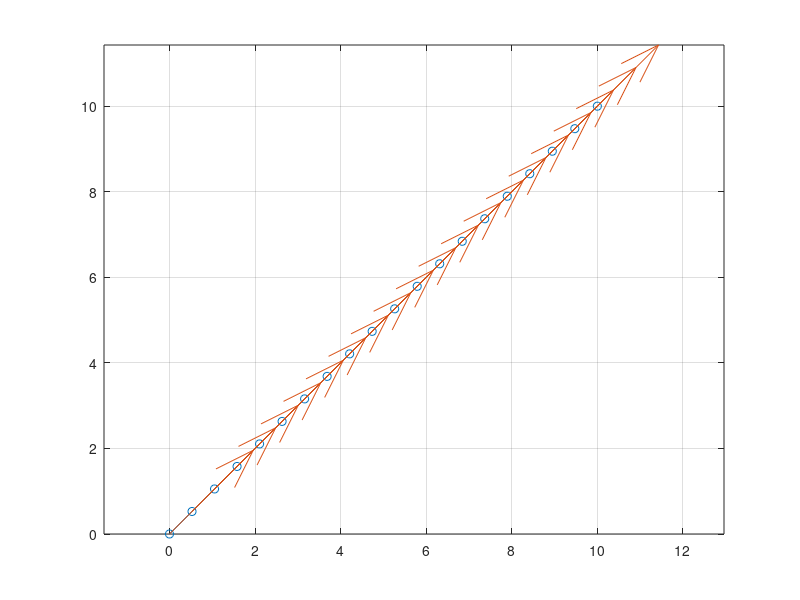
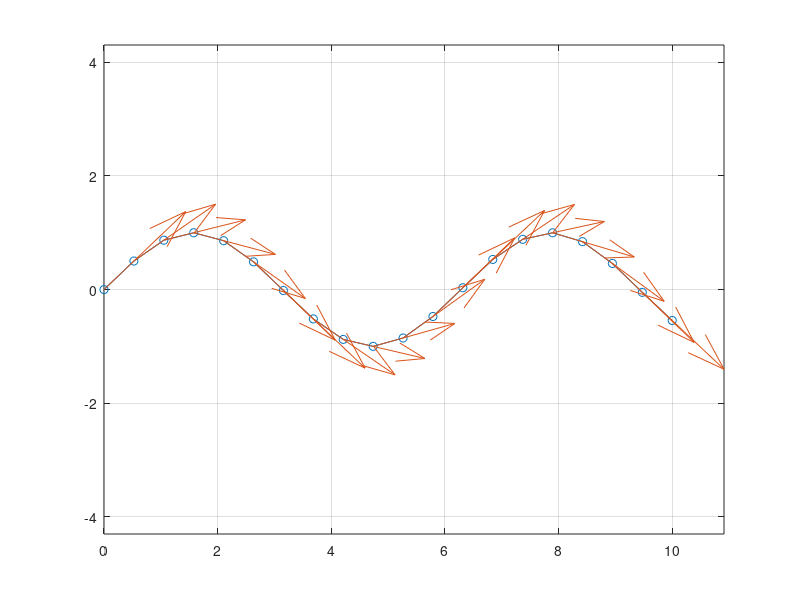
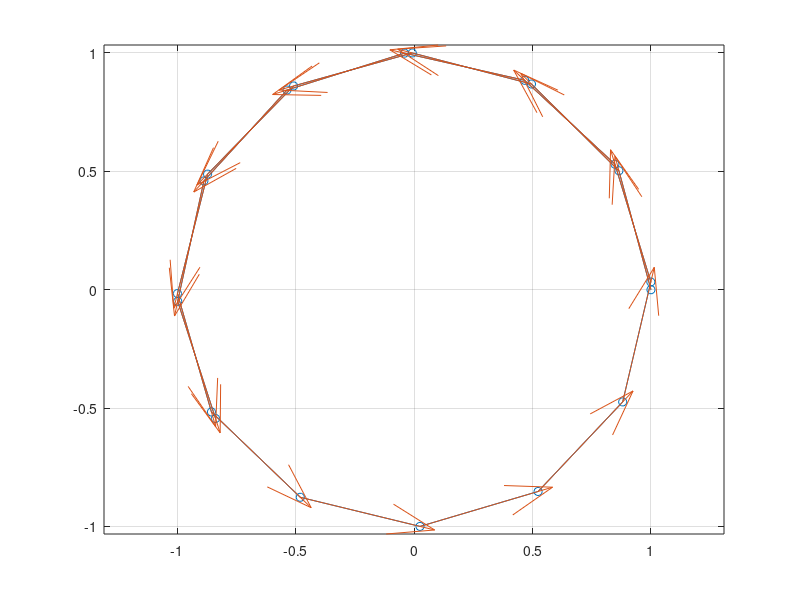

Write the MATLAB code that produced these figures, in order.
clc;clear;close all;
%时间离散
t=linspace(0,10,20);
%1.直线轨迹
x1=t;
y1=t;

vx1=diff(x1);
vy1=diff(y1);

figure;
plot(x1,y1,'o-');
hold on;
quiver(x1(1:end-1),y1(1:end-1),vx1,vy1);

axis equal;
grid on;

state1=[x1(1:end-1)',y1(1:end-1)',vx1',vy1'];

disp('Line States:');
disp(state1);

%% -----------------------------
%% 2. Sin轨迹
x2 = t;
y2 = sin(t);

vx2 = diff(x2);
vy2 = diff(y2);

figure;
plot(x2,y2,'o-');
hold on;
quiver(x2(1:end-1), y2(1:end-1), vx2, vy2);

axis equal;
grid on;

states2 = [x2(1:end-1)', y2(1:end-1)', vx2', vy2'];

disp('Sin States:');
disp(states2);

%% -----------------------------
%% 3. 圆轨迹
x3 = cos(t);
y3 = sin(t);

vx3 = diff(x3);
vy3 = diff(y3);

figure;
plot(x3,y3,'o-');
hold on;
quiver(x3(1:end-1), y3(1:end-1), vx3, vy3);

axis equal;
grid on;

states3 = [x3(1:end-1)', y3(1:end-1)', vx3', vy3'];

disp('Circle States:');
disp(states3);
